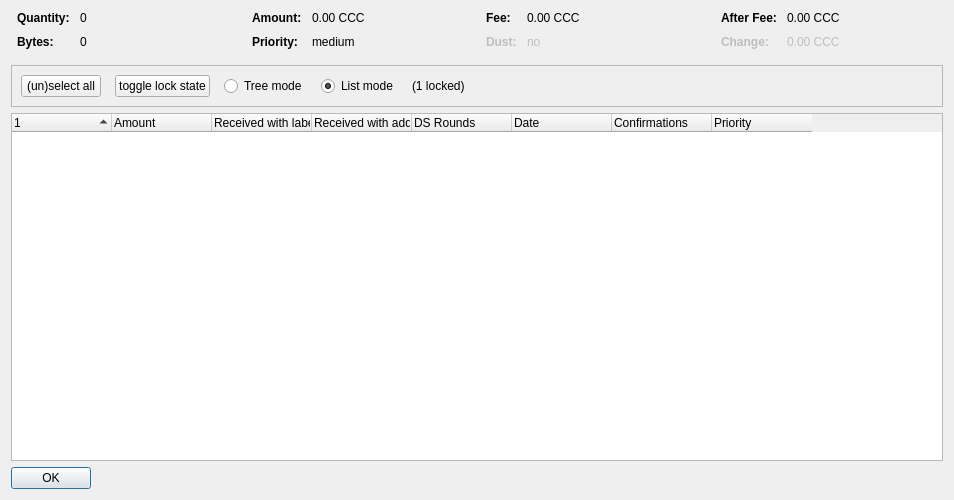
<?xml version="1.0" encoding="UTF-8"?>
<ui version="4.0">
 <class>CoinControlDialog</class>
 <widget class="QDialog" name="CoinControlDialog">
  <property name="geometry">
   <rect>
    <x>0</x>
    <y>0</y>
    <width>954</width>
    <height>500</height>
   </rect>
  </property>
  <property name="windowTitle">
   <string>Coin Selection</string>
  </property>
  <layout class="QVBoxLayout" name="verticalLayout">
   <item>
    <layout class="QHBoxLayout" name="horizontalLayoutTop" stretch="0,0,0,0">
     <property name="topMargin">
      <number>0</number>
     </property>
     <property name="bottomMargin">
      <number>10</number>
     </property>
     <item>
      <layout class="QFormLayout" name="formLayoutCoinControl1">
       <property name="horizontalSpacing">
        <number>10</number>
       </property>
       <property name="verticalSpacing">
        <number>10</number>
       </property>
       <property name="leftMargin">
        <number>6</number>
       </property>
       <property name="rightMargin">
        <number>6</number>
       </property>
       <item row="0" column="0">
        <widget class="QLabel" name="labelCoinControlQuantityText">
         <property name="font">
          <font>
           <weight>75</weight>
           <bold>true</bold>
          </font>
         </property>
         <property name="text">
          <string>Quantity:</string>
         </property>
        </widget>
       </item>
       <item row="0" column="1">
        <widget class="QLabel" name="labelCoinControlQuantity">
         <property name="cursor">
          <cursorShape>IBeamCursor</cursorShape>
         </property>
         <property name="contextMenuPolicy">
          <enum>Qt::ActionsContextMenu</enum>
         </property>
         <property name="text">
          <string notr="true">0</string>
         </property>
         <property name="textInteractionFlags">
          <set>Qt::LinksAccessibleByMouse|Qt::TextSelectableByKeyboard|Qt::TextSelectableByMouse</set>
         </property>
        </widget>
       </item>
       <item row="1" column="0">
        <widget class="QLabel" name="labelCoinControlBytesText">
         <property name="font">
          <font>
           <weight>75</weight>
           <bold>true</bold>
          </font>
         </property>
         <property name="text">
          <string>Bytes:</string>
         </property>
        </widget>
       </item>
       <item row="1" column="1">
        <widget class="QLabel" name="labelCoinControlBytes">
         <property name="cursor">
          <cursorShape>IBeamCursor</cursorShape>
         </property>
         <property name="contextMenuPolicy">
          <enum>Qt::ActionsContextMenu</enum>
         </property>
         <property name="text">
          <string notr="true">0</string>
         </property>
         <property name="textInteractionFlags">
          <set>Qt::LinksAccessibleByMouse|Qt::TextSelectableByKeyboard|Qt::TextSelectableByMouse</set>
         </property>
        </widget>
       </item>
      </layout>
     </item>
     <item>
      <layout class="QFormLayout" name="formLayoutCoinControl2">
       <property name="horizontalSpacing">
        <number>10</number>
       </property>
       <property name="verticalSpacing">
        <number>10</number>
       </property>
       <property name="leftMargin">
        <number>6</number>
       </property>
       <property name="rightMargin">
        <number>6</number>
       </property>
       <item row="0" column="0">
        <widget class="QLabel" name="labelCoinControlAmountText">
         <property name="font">
          <font>
           <weight>75</weight>
           <bold>true</bold>
          </font>
         </property>
         <property name="text">
          <string>Amount:</string>
         </property>
        </widget>
       </item>
       <item row="0" column="1">
        <widget class="QLabel" name="labelCoinControlAmount">
         <property name="cursor">
          <cursorShape>IBeamCursor</cursorShape>
         </property>
         <property name="contextMenuPolicy">
          <enum>Qt::ActionsContextMenu</enum>
         </property>
         <property name="text">
          <string notr="true">0.00 CCC</string>
         </property>
         <property name="textInteractionFlags">
          <set>Qt::LinksAccessibleByMouse|Qt::TextSelectableByKeyboard|Qt::TextSelectableByMouse</set>
         </property>
        </widget>
       </item>
       <item row="1" column="0">
        <widget class="QLabel" name="labelCoinControlPriorityText">
         <property name="font">
          <font>
           <weight>75</weight>
           <bold>true</bold>
          </font>
         </property>
         <property name="text">
          <string>Priority:</string>
         </property>
        </widget>
       </item>
       <item row="1" column="1">
        <widget class="QLabel" name="labelCoinControlPriority">
         <property name="cursor">
          <cursorShape>IBeamCursor</cursorShape>
         </property>
         <property name="contextMenuPolicy">
          <enum>Qt::ActionsContextMenu</enum>
         </property>
         <property name="text">
          <string>medium</string>
         </property>
         <property name="textInteractionFlags">
          <set>Qt::LinksAccessibleByMouse|Qt::TextSelectableByKeyboard|Qt::TextSelectableByMouse</set>
         </property>
        </widget>
       </item>
      </layout>
     </item>
     <item>
      <layout class="QFormLayout" name="formLayoutCoinControl3">
       <property name="horizontalSpacing">
        <number>10</number>
       </property>
       <property name="verticalSpacing">
        <number>10</number>
       </property>
       <property name="leftMargin">
        <number>6</number>
       </property>
       <property name="rightMargin">
        <number>6</number>
       </property>
       <item row="0" column="0">
        <widget class="QLabel" name="labelCoinControlFeeText">
         <property name="font">
          <font>
           <weight>75</weight>
           <bold>true</bold>
          </font>
         </property>
         <property name="text">
          <string>Fee:</string>
         </property>
        </widget>
       </item>
       <item row="0" column="1">
        <widget class="QLabel" name="labelCoinControlFee">
         <property name="cursor">
          <cursorShape>IBeamCursor</cursorShape>
         </property>
         <property name="contextMenuPolicy">
          <enum>Qt::ActionsContextMenu</enum>
         </property>
         <property name="text">
          <string notr="true">0.00 CCC</string>
         </property>
         <property name="textInteractionFlags">
          <set>Qt::LinksAccessibleByMouse|Qt::TextSelectableByKeyboard|Qt::TextSelectableByMouse</set>
         </property>
        </widget>
       </item>
       <item row="1" column="0">
        <widget class="QLabel" name="labelCoinControlLowOutputText">
         <property name="enabled">
          <bool>false</bool>
         </property>
         <property name="font">
          <font>
           <weight>75</weight>
           <bold>true</bold>
          </font>
         </property>
         <property name="text">
          <string>Dust:</string>
         </property>
        </widget>
       </item>
       <item row="1" column="1">
        <widget class="QLabel" name="labelCoinControlLowOutput">
         <property name="enabled">
          <bool>false</bool>
         </property>
         <property name="cursor">
          <cursorShape>IBeamCursor</cursorShape>
         </property>
         <property name="contextMenuPolicy">
          <enum>Qt::ActionsContextMenu</enum>
         </property>
         <property name="text">
          <string>no</string>
         </property>
         <property name="textInteractionFlags">
          <set>Qt::LinksAccessibleByMouse|Qt::TextSelectableByKeyboard|Qt::TextSelectableByMouse</set>
         </property>
        </widget>
       </item>
      </layout>
     </item>
     <item>
      <layout class="QFormLayout" name="formLayoutCoinControl4">
       <property name="horizontalSpacing">
        <number>10</number>
       </property>
       <property name="verticalSpacing">
        <number>10</number>
       </property>
       <property name="leftMargin">
        <number>6</number>
       </property>
       <property name="rightMargin">
        <number>6</number>
       </property>
       <item row="0" column="0">
        <widget class="QLabel" name="labelCoinControlAfterFeeText">
         <property name="font">
          <font>
           <weight>75</weight>
           <bold>true</bold>
          </font>
         </property>
         <property name="text">
          <string>After Fee:</string>
         </property>
        </widget>
       </item>
       <item row="0" column="1">
        <widget class="QLabel" name="labelCoinControlAfterFee">
         <property name="cursor">
          <cursorShape>IBeamCursor</cursorShape>
         </property>
         <property name="contextMenuPolicy">
          <enum>Qt::ActionsContextMenu</enum>
         </property>
         <property name="text">
          <string notr="true">0.00 CCC</string>
         </property>
         <property name="textInteractionFlags">
          <set>Qt::LinksAccessibleByMouse|Qt::TextSelectableByKeyboard|Qt::TextSelectableByMouse</set>
         </property>
        </widget>
       </item>
       <item row="1" column="0">
        <widget class="QLabel" name="labelCoinControlChangeText">
         <property name="enabled">
          <bool>false</bool>
         </property>
         <property name="font">
          <font>
           <weight>75</weight>
           <bold>true</bold>
          </font>
         </property>
         <property name="text">
          <string>Change:</string>
         </property>
        </widget>
       </item>
       <item row="1" column="1">
        <widget class="QLabel" name="labelCoinControlChange">
         <property name="enabled">
          <bool>false</bool>
         </property>
         <property name="cursor">
          <cursorShape>IBeamCursor</cursorShape>
         </property>
         <property name="contextMenuPolicy">
          <enum>Qt::ActionsContextMenu</enum>
         </property>
         <property name="text">
          <string notr="true">0.00 CCC</string>
         </property>
         <property name="textInteractionFlags">
          <set>Qt::LinksAccessibleByMouse|Qt::TextSelectableByKeyboard|Qt::TextSelectableByMouse</set>
         </property>
        </widget>
       </item>
      </layout>
     </item>
    </layout>
   </item>
   <item>
    <widget class="QFrame" name="frame">
     <property name="minimumSize">
      <size>
       <width>0</width>
       <height>40</height>
      </size>
     </property>
     <property name="frameShape">
      <enum>QFrame::StyledPanel</enum>
     </property>
     <property name="frameShadow">
      <enum>QFrame::Sunken</enum>
     </property>
     <layout class="QHBoxLayout" name="horizontalLayout">
      <item>
       <layout class="QHBoxLayout" name="horizontalLayoutPanel" stretch="0,0,0,0,0,0">
        <property name="spacing">
         <number>14</number>
        </property>
        <item>
         <widget class="QPushButton" name="pushButtonSelectAll">
          <property name="sizePolicy">
           <sizepolicy hsizetype="Maximum" vsizetype="Fixed">
            <horstretch>0</horstretch>
            <verstretch>0</verstretch>
           </sizepolicy>
          </property>
          <property name="text">
           <string>(un)select all</string>
          </property>
          <property name="autoDefault">
           <bool>false</bool>
          </property>
         </widget>
        </item>
        <item>
         <widget class="QPushButton" name="pushButtonToggleLock">
          <property name="sizePolicy">
           <sizepolicy hsizetype="Maximum" vsizetype="Fixed">
            <horstretch>0</horstretch>
            <verstretch>0</verstretch>
           </sizepolicy>
          </property>
          <property name="text">
           <string>toggle lock state</string>
          </property>
          <property name="autoDefault">
           <bool>false</bool>
          </property>
         </widget>
        </item>
        <item>
         <widget class="QRadioButton" name="radioTreeMode">
          <property name="sizePolicy">
           <sizepolicy hsizetype="Maximum" vsizetype="Fixed">
            <horstretch>0</horstretch>
            <verstretch>0</verstretch>
           </sizepolicy>
          </property>
          <property name="text">
           <string>Tree mode</string>
          </property>
         </widget>
        </item>
        <item>
         <widget class="QRadioButton" name="radioListMode">
          <property name="sizePolicy">
           <sizepolicy hsizetype="Maximum" vsizetype="Fixed">
            <horstretch>0</horstretch>
            <verstretch>0</verstretch>
           </sizepolicy>
          </property>
          <property name="text">
           <string>List mode</string>
          </property>
          <property name="checked">
           <bool>true</bool>
          </property>
         </widget>
        </item>
        <item>
         <widget class="QLabel" name="labelLocked">
          <property name="text">
           <string>(1 locked)</string>
          </property>
         </widget>
        </item>
        <item>
         <spacer name="horizontalSpacer">
          <property name="orientation">
           <enum>Qt::Horizontal</enum>
          </property>
          <property name="sizeHint" stdset="0">
           <size>
            <width>40</width>
            <height>20</height>
           </size>
          </property>
         </spacer>
        </item>
       </layout>
      </item>
     </layout>
    </widget>
   </item>
   <item>
    <widget class="CoinControlTreeWidget" name="treeWidget">
     <property name="contextMenuPolicy">
      <enum>Qt::CustomContextMenu</enum>
     </property>
     <property name="sortingEnabled">
      <bool>false</bool>
     </property>
     <property name="columnCount">
      <number>8</number>
     </property>
     <attribute name="headerShowSortIndicator" stdset="0">
      <bool>true</bool>
     </attribute>
     <attribute name="headerStretchLastSection">
      <bool>false</bool>
     </attribute>
     <column>
      <property name="text">
       <string/>
      </property>
     </column>
     <column>
      <property name="text">
       <string>Amount</string>
      </property>
     </column>
     <column>
      <property name="text">
       <string>Received with label</string>
      </property>
     </column>
     <column>
      <property name="text">
       <string>Received with address</string>
      </property>
     </column>
     <column>
      <property name="text">
       <string>DS Rounds</string>
      </property>
     </column>
     <column>
      <property name="text">
       <string>Date</string>
      </property>
     </column>
     <column>
      <property name="text">
       <string>Confirmations</string>
      </property>
      <property name="toolTip">
       <string>Confirmed</string>
      </property>
     </column>
     <column>
      <property name="text">
       <string>Priority</string>
      </property>
     </column>
    </widget>
   </item>
   <item>
    <widget class="QDialogButtonBox" name="buttonBox">
     <property name="sizePolicy">
      <sizepolicy hsizetype="Maximum" vsizetype="Fixed">
       <horstretch>0</horstretch>
       <verstretch>0</verstretch>
      </sizepolicy>
     </property>
     <property name="orientation">
      <enum>Qt::Horizontal</enum>
     </property>
     <property name="standardButtons">
      <set>QDialogButtonBox::Ok</set>
     </property>
    </widget>
   </item>
  </layout>
 </widget>
 <customwidgets>
  <customwidget>
   <class>CoinControlTreeWidget</class>
   <extends>QTreeWidget</extends>
   <header>coincontroltreewidget.h</header>
  </customwidget>
 </customwidgets>
 <resources/>
 <connections/>
</ui>
